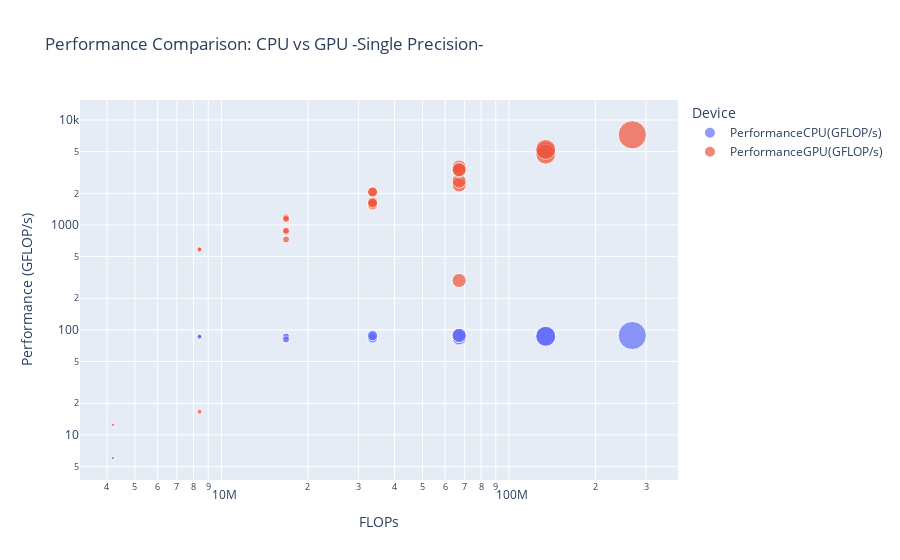

Notebook source saved alongside this figure:
### Code cell
# File path
file_path = "gemmtask1GPUvsCPU.csv"

# Load CSV data
df_gpu_cpu = pd.read_csv(file_path)

# Calculate MNK for better visualization
df_gpu_cpu['MNK'] = df_gpu_cpu['M'] * df_gpu_cpu['N'] * df_gpu_cpu['K']

# Create a scatter plot for FLOPs vs Performance for both CPU and GPU
fig = px.scatter(
    df_gpu_cpu.melt(
        id_vars=["FLOPs", "MNK"], 
        value_vars=["PerformanceCPU(GFLOP/s)", "PerformanceGPU(GFLOP/s)"], 
        var_name="Device", 
        value_name="Performance (GFLOP/s)"
    ),
    x="FLOPs",
    y="Performance (GFLOP/s)",
    size="MNK",
    color="Device",
    hover_data={"MNK": True, "FLOPs": True},
    title="Performance Comparison: CPU vs GPU -Single Precision- ",
    labels={"FLOPs": "FLOPs", "Performance (GFLOP/s)": "Performance (GFLOP/s)"},
    log_x=True,  # Logarithmic scale for FLOPs
    log_y=True,  # Logarithmic scale for performance
)

# Show the plot
fig.show()

### Figure 1 — Plotly figure (JSON) as saved in the notebook; plotly's stock layout.template omitted (floating-point values rounded to 4 significant figures)
{"data": [{"customdata": [[2097152], [4194304], [8388608], [4194304], [8388608], [16777216], [8388608], [16777216], [33554432], [4194304], [8388608], [16777216], [8388608], [16777216], [33554432], [16777216], [33554432], [67108864], [8388608], [16777216], [33554432], [16777216], [33554432], [67108864], [33554432], [67108864], [134217728]], "hovertemplate": "Device=PerformanceCPU(GFLOP/s)<br>FLOPs=%{x}<br>Performance (GFLOP/s)=%{y}<br>MNK=%{customdata[0]}<extra></extra>", "legendgroup": "PerformanceCPU(GFLOP/s)", "marker": {"color": "#636efa", "size": [2097152, 4194304, 8388608, 4194304, 8388608, 16777216, 8388608, 16777216, 33554432, 4194304, 8388608, 16777216, 8388608, 16777216, 33554432, 16777216, 33554432, 67108864, 8388608, 16777216, 33554432, 16777216, 33554432, 67108864, 33554432, 67108864, 134217728], "sizemode": "area", "sizeref": 335500.0, "symbol": "circle"}, "mode": "markers", "name": "PerformanceCPU(GFLOP/s)", "orientation": "v", "showlegend": true, "type": "scatter", "x": [4194300, 8388610, 16777200, 8388610, 16777200, 33554400, 16777200, 33554400, 67108900, 8388610, 16777200, 33554400, 16777200, 33554400, 67108900, 33554400, 67108900, 134218000, 16777200, 33554400, 67108900, 33554400, 67108900, 134218000, 67108900, 134218000, 268435000], "xaxis": "x", "y": [6.015, 84.83, 81.04, 86.36, 87.1, 84.66, 86.8, 86.96, 82.76, 86.41, 86.78, 87.03, 85.89, 88.26, 88.57, 88.61, 89.24, 88.27, 81.31, 83.47, 84.68, 88.0, 88.62, 86.76, 88.55, 86.85, 88.43], "yaxis": "y"}, {"customdata": [[2097152], [4194304], [8388608], [4194304], [8388608], [16777216], [8388608], [16777216], [33554432], [4194304], [8388608], [16777216], [8388608], [16777216], [33554432], [16777216], [33554432], [67108864], [8388608], [16777216], [33554432], [16777216], [33554432], [67108864], [33554432], [67108864], [134217728]], "hovertemplate": "Device=PerformanceGPU(GFLOP/s)<br>FLOPs=%{x}<br>Performance (GFLOP/s)=%{y}<br>MNK=%{customdata[0]}<extra></extra>", "legendgroup": "PerformanceGPU(GFLOP/s)", "marker": {"color": "#EF553B", "size": [2097152, 4194304, 8388608, 4194304, 8388608, 16777216, 8388608, 16777216, 33554432, 4194304, 8388608, 16777216, 8388608, 16777216, 33554432, 16777216, 33554432, 67108864, 8388608, 16777216, 33554432, 16777216, 33554432, 67108864, 33554432, 67108864, 134217728], "sizemode": "area", "sizeref": 335500.0, "symbol": "circle"}, "mode": "markers", "name": "PerformanceGPU(GFLOP/s)", "orientation": "v", "showlegend": true, "type": "scatter", "x": [4194300, 8388610, 16777200, 8388610, 16777200, 33554400, 16777200, 33554400, 67108900, 8388610, 16777200, 33554400, 16777200, 33554400, 67108900, 33554400, 67108900, 134218000, 16777200, 33554400, 67108900, 33554400, 67108900, 134218000, 67108900, 134218000, 268435000], "xaxis": "x", "y": [12.46, 16.62, 728.2, 590.9, 862.6, 1534.0, 1159.0, 1607.0, 2404.0, 582.4, 882.9, 1561.0, 1184.0, 1659.0, 2625.0, 2058.0, 3567.0, 5027.0, 1140.0, 1621.0, 295.7, 2064.0, 3311.0, 4733.0, 3374.0, 5249.0, 7236.0], "yaxis": "y"}], "layout": {"legend": {"itemsizing": "constant", "title": {"text": "Device"}, "tracegroupgap": 0}, "title": {"text": "Performance Comparison: CPU vs GPU -Single Precision- "}, "xaxis": {"anchor": "y", "domain": [0, 1], "title": {"text": "FLOPs"}, "type": "log"}, "yaxis": {"anchor": "x", "domain": [0, 1], "title": {"text": "Performance (GFLOP/s)"}, "type": "log"}}}
